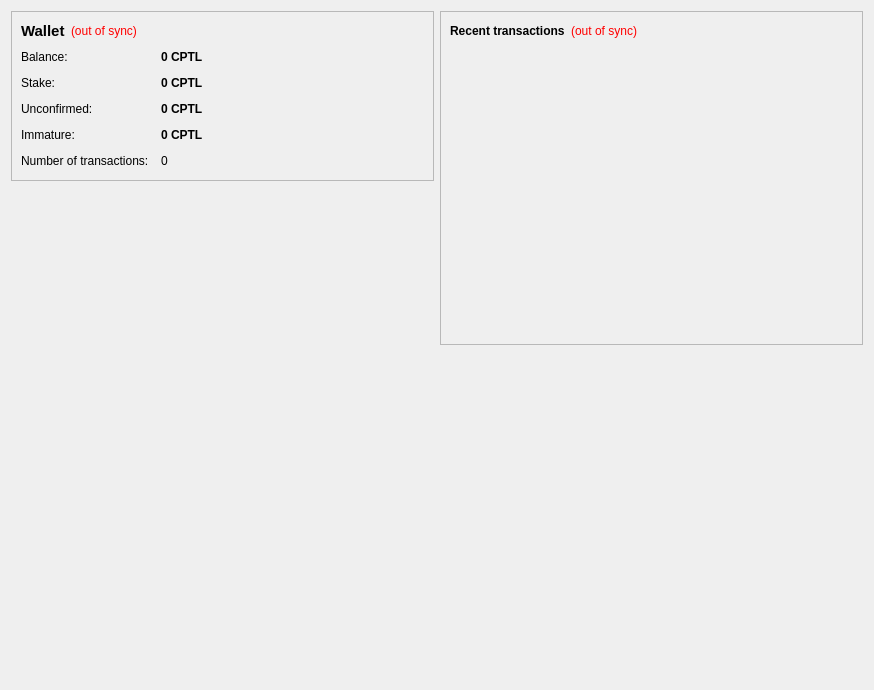
<?xml version="1.0" encoding="UTF-8"?>
<ui version="4.0">
 <class>OverviewPage</class>
 <widget class="QWidget" name="OverviewPage">
  <property name="geometry">
   <rect>
    <x>0</x>
    <y>0</y>
    <width>874</width>
    <height>690</height>
   </rect>
  </property>
  <property name="windowTitle">
   <string>Form</string>
  </property>
  <layout class="QHBoxLayout" name="horizontalLayout" stretch="1,1">
   <item>
    <layout class="QVBoxLayout" name="verticalLayout_2">
     <item>
      <widget class="QFrame" name="frame">
       <property name="frameShape">
        <enum>QFrame::StyledPanel</enum>
       </property>
       <property name="frameShadow">
        <enum>QFrame::Raised</enum>
       </property>
       <layout class="QVBoxLayout" name="verticalLayout_4">
        <item>
         <layout class="QHBoxLayout" name="horizontalLayout_4">
          <item>
           <widget class="QLabel" name="label_5">
            <property name="font">
             <font>
              <pointsize>11</pointsize>
              <weight>75</weight>
              <bold>true</bold>
             </font>
            </property>
            <property name="text">
             <string>Wallet</string>
            </property>
           </widget>
          </item>
          <item>
           <widget class="QLabel" name="labelWalletStatus">
            <property name="toolTip">
             <string>The displayed information may be out of date. Your wallet automatically synchronizes with the CapitalCoin network after a connection is established, but this process has not completed yet.</string>
            </property>
            <property name="styleSheet">
             <string notr="true">QLabel { color: red; }</string>
            </property>
            <property name="text">
             <string notr="true">(out of sync)</string>
            </property>
            <property name="alignment">
             <set>Qt::AlignLeading|Qt::AlignLeft|Qt::AlignVCenter</set>
            </property>
           </widget>
          </item>
          <item>
           <spacer name="horizontalSpacer_2">
            <property name="orientation">
             <enum>Qt::Horizontal</enum>
            </property>
            <property name="sizeHint" stdset="0">
             <size>
              <width>40</width>
              <height>20</height>
             </size>
            </property>
           </spacer>
          </item>
         </layout>
        </item>
        <item>
         <layout class="QFormLayout" name="formLayout_2">
          <property name="fieldGrowthPolicy">
           <enum>QFormLayout::AllNonFixedFieldsGrow</enum>
          </property>
          <property name="horizontalSpacing">
           <number>12</number>
          </property>
          <property name="verticalSpacing">
           <number>12</number>
          </property>
          <property name="topMargin">
           <number>3</number>
          </property>
          <property name="bottomMargin">
           <number>3</number>
          </property>
          <item row="0" column="0">
           <widget class="QLabel" name="label">
            <property name="text">
             <string>Balance:</string>
            </property>
           </widget>
          </item>
          <item row="0" column="1">
           <widget class="QLabel" name="labelBalance">
            <property name="font">
             <font>
              <weight>75</weight>
              <bold>true</bold>
             </font>
            </property>
            <property name="cursor">
             <cursorShape>IBeamCursor</cursorShape>
            </property>
            <property name="toolTip">
             <string>Your available balance</string>
            </property>
            <property name="text">
             <string notr="true">0 CPTL</string>
            </property>
            <property name="textInteractionFlags">
             <set>Qt::LinksAccessibleByMouse|Qt::TextSelectableByKeyboard|Qt::TextSelectableByMouse</set>
            </property>
           </widget>
          </item>
          <item row="1" column="0">
           <widget class="QLabel" name="label_6">
            <property name="text">
             <string>Stake:</string>
            </property>
           </widget>
          </item>
          <item row="1" column="1">
           <widget class="QLabel" name="labelStake">
            <property name="font">
             <font>
              <weight>75</weight>
              <bold>true</bold>
             </font>
            </property>
            <property name="cursor">
             <cursorShape>IBeamCursor</cursorShape>
            </property>
            <property name="toolTip">
             <string>Total of coins that was staked, and do not yet count toward the current balance</string>
            </property>
            <property name="text">
             <string notr="true">0 CPTL</string>
            </property>
            <property name="textInteractionFlags">
             <set>Qt::LinksAccessibleByMouse|Qt::TextSelectableByKeyboard|Qt::TextSelectableByMouse</set>
            </property>
           </widget>
          </item>
          <item row="2" column="0">
           <widget class="QLabel" name="label_3">
            <property name="text">
             <string>Unconfirmed:</string>
            </property>
           </widget>
          </item>
          <item row="2" column="1">
           <widget class="QLabel" name="labelUnconfirmed">
            <property name="font">
             <font>
              <weight>75</weight>
              <bold>true</bold>
             </font>
            </property>
            <property name="cursor">
             <cursorShape>IBeamCursor</cursorShape>
            </property>
            <property name="toolTip">
             <string>Total of transactions that have yet to be confirmed, and do not yet count toward the current balance</string>
            </property>
            <property name="text">
             <string notr="true">0 CPTL</string>
            </property>
            <property name="textInteractionFlags">
             <set>Qt::LinksAccessibleByMouse|Qt::TextSelectableByKeyboard|Qt::TextSelectableByMouse</set>
            </property>
           </widget>
          </item>
          <item row="3" column="0">
           <widget class="QLabel" name="labelImmatureText">
            <property name="text">
             <string>Immature:</string>
            </property>
           </widget>
          </item>
          <item row="3" column="1">
           <widget class="QLabel" name="labelImmature">
            <property name="font">
             <font>
              <weight>75</weight>
              <bold>true</bold>
             </font>
            </property>
            <property name="toolTip">
             <string>Mined balance that has not yet matured</string>
            </property>
            <property name="text">
             <string notr="true">0 CPTL</string>
            </property>
            <property name="textInteractionFlags">
             <set>Qt::LinksAccessibleByMouse|Qt::TextSelectableByKeyboard|Qt::TextSelectableByMouse</set>
            </property>
           </widget>
          </item>
          <item row="4" column="0">
           <widget class="QLabel" name="label_2">
            <property name="text">
             <string>Number of transactions:</string>
            </property>
           </widget>
          </item>
          <item row="4" column="1">
           <widget class="QLabel" name="labelNumTransactions">
            <property name="toolTip">
             <string>Total number of transactions in wallet</string>
            </property>
            <property name="text">
             <string notr="true">0</string>
            </property>
           </widget>
          </item>
         </layout>
        </item>
       </layout>
      </widget>
     </item>
     <item>
      <widget class="QLabel" name="cptllogo">
       <property name="text">
        <string/>
       </property>
       <property name="pixmap">
        <pixmap resource="../bitcoin.qrc">:/icons/LargeIcon</pixmap>
       </property>
       <property name="scaledContents">
        <bool>false</bool>
       </property>
       <property name="alignment">
        <set>Qt::AlignCenter</set>
       </property>
       <property name="margin">
        <number>-2</number>
       </property>
      </widget>
     </item>
     <item>
      <spacer name="verticalSpacer">
       <property name="orientation">
        <enum>Qt::Vertical</enum>
       </property>
       <property name="sizeHint" stdset="0">
        <size>
         <width>20</width>
         <height>40</height>
        </size>
       </property>
      </spacer>
     </item>
    </layout>
   </item>
   <item>
    <layout class="QVBoxLayout" name="verticalLayout_3">
     <item>
      <widget class="QFrame" name="frame_2">
       <property name="frameShape">
        <enum>QFrame::StyledPanel</enum>
       </property>
       <property name="frameShadow">
        <enum>QFrame::Raised</enum>
       </property>
       <layout class="QVBoxLayout" name="verticalLayout">
        <item>
         <layout class="QHBoxLayout" name="horizontalLayout_2">
          <item>
           <widget class="QLabel" name="label_4">
            <property name="text">
             <string>&lt;b&gt;Recent transactions&lt;/b&gt;</string>
            </property>
           </widget>
          </item>
          <item>
           <widget class="QLabel" name="labelTransactionsStatus">
            <property name="toolTip">
             <string>The displayed information may be out of date. Your wallet automatically synchronizes with the CapitalCoin network after a connection is established, but this process has not completed yet.</string>
            </property>
            <property name="styleSheet">
             <string notr="true">QLabel { color: red; }</string>
            </property>
            <property name="text">
             <string notr="true">(out of sync)</string>
            </property>
            <property name="alignment">
             <set>Qt::AlignRight|Qt::AlignTrailing|Qt::AlignVCenter</set>
            </property>
           </widget>
          </item>
          <item>
           <spacer name="horizontalSpacer">
            <property name="orientation">
             <enum>Qt::Horizontal</enum>
            </property>
            <property name="sizeHint" stdset="0">
             <size>
              <width>40</width>
              <height>20</height>
             </size>
            </property>
           </spacer>
          </item>
         </layout>
        </item>
        <item>
         <widget class="QListView" name="listTransactions">
          <property name="styleSheet">
           <string notr="true">QListView { background: transparent; }</string>
          </property>
          <property name="frameShape">
           <enum>QFrame::NoFrame</enum>
          </property>
          <property name="verticalScrollBarPolicy">
           <enum>Qt::ScrollBarAlwaysOff</enum>
          </property>
          <property name="horizontalScrollBarPolicy">
           <enum>Qt::ScrollBarAlwaysOff</enum>
          </property>
          <property name="selectionMode">
           <enum>QAbstractItemView::NoSelection</enum>
          </property>
         </widget>
        </item>
       </layout>
      </widget>
     </item>
     <item>
      <spacer name="verticalSpacer_2">
       <property name="orientation">
        <enum>Qt::Vertical</enum>
       </property>
       <property name="sizeHint" stdset="0">
        <size>
         <width>20</width>
         <height>40</height>
        </size>
       </property>
      </spacer>
     </item>
    </layout>
   </item>
  </layout>
 </widget>
 <resources/>
 <connections/>
</ui>
